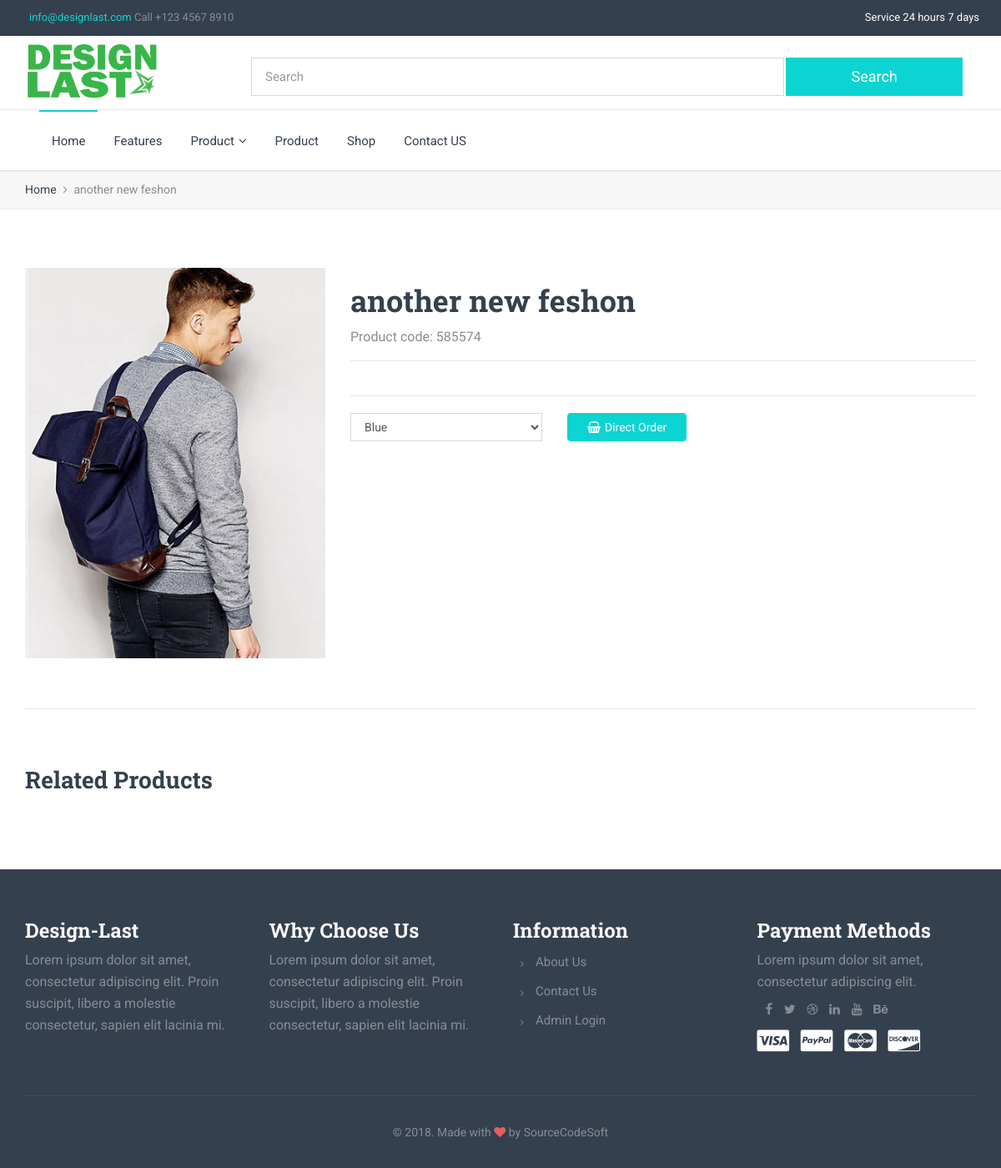
/product/1/, run on an earlier commit of the app's database.
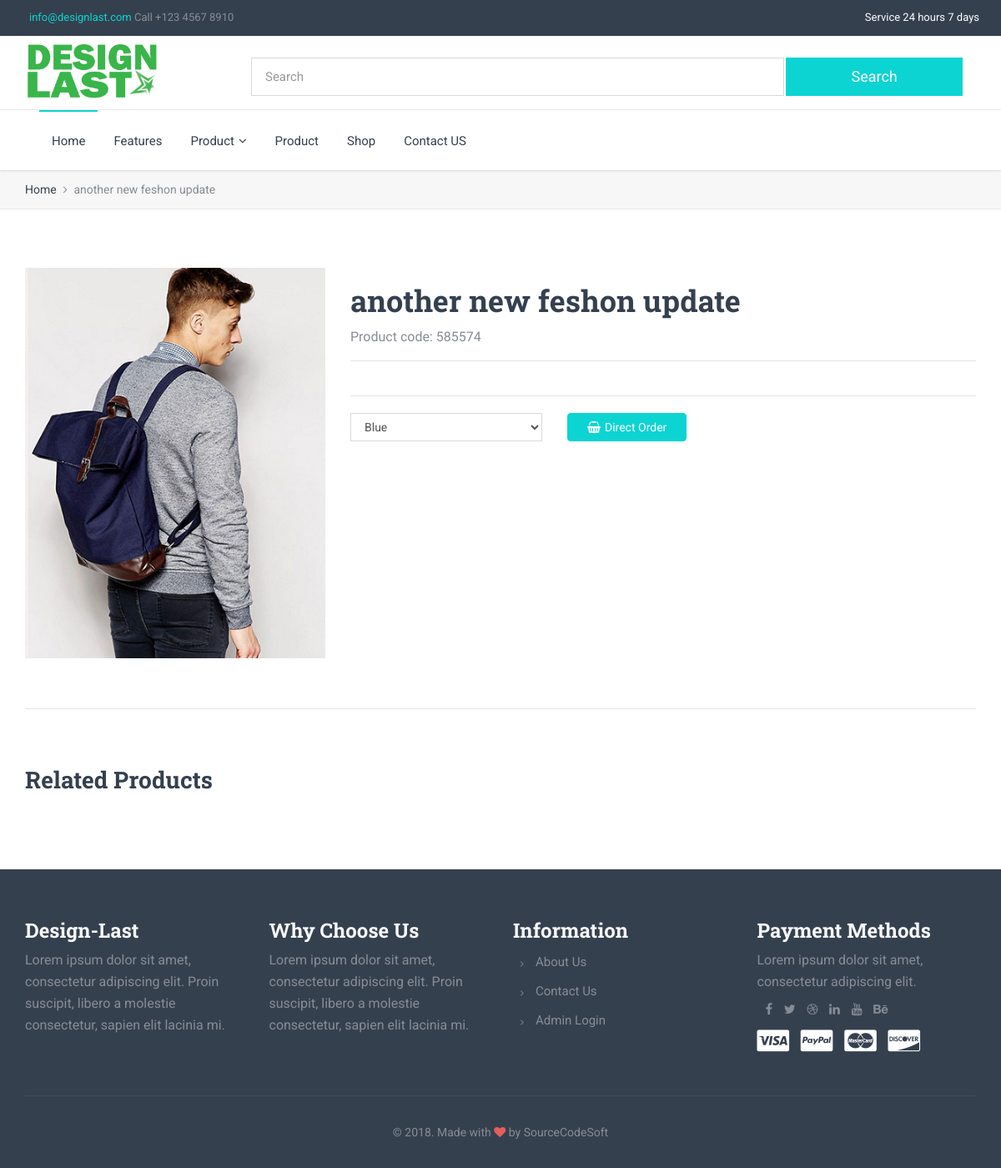
And on a later commit of the database.
### shopapp/models.py (models this page shows, shortened)
class Product(models.Model):
    name                = models.CharField(max_length = 100)
    product_code        = models.IntegerField(blank = True, null = True)
    price               = models.IntegerField()
    discount_price      = models.IntegerField(blank = True, null = True)
    discount_off_price  = models.IntegerField(blank = True, null = True)
    category            = models.ForeignKey(Category, on_delete = models.CASCADE)
    color               = models.ForeignKey(Color, on_delete = models.CASCADE)
    brand_name          = models.ForeignKey(Brand, on_delete = models.CASCADE)
    image               = models.ImageField(upload_to = 'product')
    order_now_link      = models.URLField(max_length=200, blank=False)
    description         = models.TextField()
    publish_on          = models.DateTimeField(auto_now = False, auto_now_add = True)
    update_on           = models.DateTimeField(auto_now = False, auto_now_add = True)

### shopapp/views.py (the view)
# urls.py: path('product/<int:id>/', Single_page_views.as_view(), name = 'Single_page_views'),
class Single_page_views(View):
    def get(self, request, id):
        single_page = get_object_or_404(Product, id = id)
        related_porduct = Product.objects.filter(category = single_page.category).exclude(id = id)[:4]
        color = Color.objects.all()
        context = {
            'single_product'    : single_page,
            'related_porduct'   : related_porduct,
            'color'             : color,
        }
        return render(request, 'design/shop-single-product-v1.html', context)

### shopapp/models.py (called while the page is built)
    def __str__(self):
        return self.name

### templates/design/shop-single-product-v1.html (shortened to what this page needs)
{% extends 'app/base.html' %}
{% load static %}
{% block content %}
        <div class="breadcrumbs">
            <div class="container">
                <div class="row">
                    <div class="col-sm-12">
                        <ul>
                            <li><a href="{% url 'homepage' %}">Home</a></li>
                            <li class="active">{{single_product.name}}</li>
                        </ul>
                    </div>
                </div>
            </div>
        </div>
        <section class="section white-backgorund">
            <div class="container">
                <div class="row">
                    <div class="col-sm-4">
                        <div class="sinlge_img">
                          <img src="/media/{{single_product.image}}" alt="">
                        </div>
                    </div>
                    <div class="col-sm-8">
                        <div class="row">
                            <div class="col-sm-12">
                                <h2 class="title">{{single_product.name}}</h2>
                                    <p class="text-gray alt-font">Product code: {{single_product.product_code}}</p>
                            </div>
                        </div>
                        <hr class="spacer-5"><hr class="spacer-10 no-border">
                        <div class="row">
                            <div class="col-sm-12">
                                <hr class="spacer-15">
                                <div class="row">
                                    <div class="col-md-4 col-sm-6 col-xs-12">
                                        <select class="form-control" name="select">
                                            {% if color %}
                                            {% for color in color %}
                                            <option>{{color}}</option>
                                            {% endfor %}
                                            {% endif %}
                                        </select>
                                    </div>
                                    <div class="col-md-6">
                                        <a href="#" type="button" class="btn btn-default btn-md round"><i class="fa fa-shopping-basket mr-5"></i>Direct Order</a>
                                    </div>
                                </div>
                            </div>
                        </div>
                    </div>
                </div>
                <hr class="spacer-60">
                <div class="row">
                    <div class="col-sm-12">
                        <h4 class="mb-20">Related Products</h4>
                    </div>
                </div>
                <div class="row">
                    <div class="col-sm-12">
                    </div>
                </div>
            </div>
        </section>
        {% endblock %}

What changed in the data, as far as the page shows it:
changed Product: name "another new feshon" → "another new feshon update"
